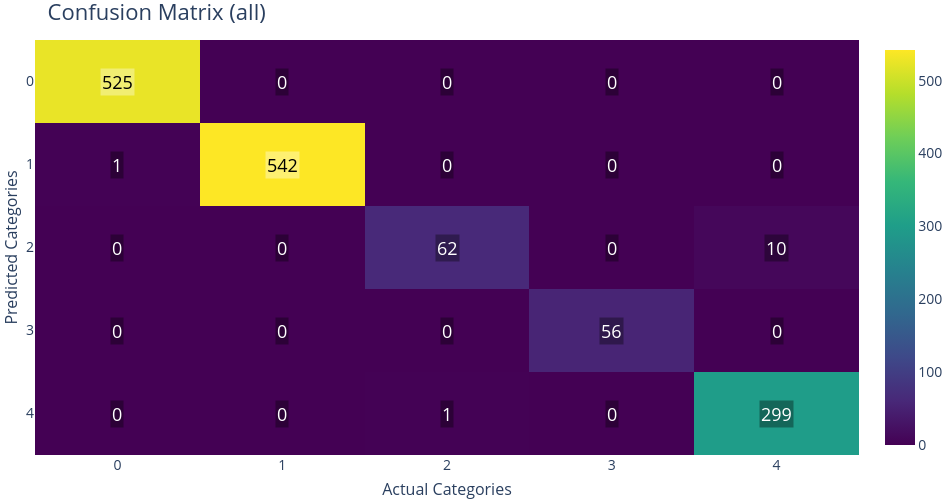

Notebook code for this chart:
### Markdown cell above
### For the whole dataset

### Code cell
fig_cm = pyg.PlotConfusionMatrix(split="all")
fig_cm.show()

### Figure 1 — Plotly figure (JSON) as saved in the notebook; plotly's stock layout.template omitted (floating-point values rounded to 4 significant figures)
{"data": [{"colorbar": {"tickfont": {"size": 14}, "title": {"font": {"size": 16}}}, "colorscale": [[0, "rgb(68, 1, 84)"], [0.1111, "rgb(72, 40, 120)"], [0.2222, "rgb(62, 73, 137)"], [0.3333, "rgb(49, 104, 142)"], [0.4444, "rgb(38, 130, 142)"], [0.5556, "rgb(31, 158, 137)"], [0.6667, "rgb(53, 183, 121)"], [0.7778, "rgb(110, 206, 88)"], [0.8889, "rgb(181, 222, 43)"], [1, "rgb(253, 231, 37)"]], "showscale": true, "type": "heatmap", "x": [0, 1, 2, 3, 4], "y": [0, 1, 2, 3, 4], "z": [[525, 0, 0, 0, 0], [1, 542, 0, 0, 0], [0, 0, 62, 0, 10], [0, 0, 0, 56, 0], [0, 0, 1, 0, 299]], "zmax": 542, "zmin": 0}], "layout": {"annotations": [{"bgcolor": "rgba(255,255,255,0.35)", "font": {"color": "black", "size": 18}, "opacity": 1, "showarrow": false, "text": "525", "x": 0, "xref": "x", "y": 0, "yref": "y"}, {"bgcolor": "rgba(0,0,0,0.35)", "font": {"color": "white", "size": 18}, "opacity": 1, "showarrow": false, "text": "0", "x": 1, "xref": "x", "y": 0, "yref": "y"}, {"bgcolor": "rgba(0,0,0,0.35)", "font": {"color": "white", "size": 18}, "opacity": 1, "showarrow": false, "text": "0", "x": 2, "xref": "x", "y": 0, "yref": "y"}, {"bgcolor": "rgba(0,0,0,0.35)", "font": {"color": "white", "size": 18}, "opacity": 1, "showarrow": false, "text": "0", "x": 3, "xref": "x", "y": 0, "yref": "y"}, {"bgcolor": "rgba(0,0,0,0.35)", "font": {"color": "white", "size": 18}, "opacity": 1, "showarrow": false, "text": "0", "x": 4, "xref": "x", "y": 0, "yref": "y"}, {"bgcolor": "rgba(0,0,0,0.35)", "font": {"color": "white", "size": 18}, "opacity": 1, "showarrow": false, "text": "1", "x": 0, "xref": "x", "y": 1, "yref": "y"}, {"bgcolor": "rgba(255,255,255,0.35)", "font": {"color": "black", "size": 18}, "opacity": 1, "showarrow": false, "text": "542", "x": 1, "xref": "x", "y": 1, "yref": "y"}, {"bgcolor": "rgba(0,0,0,0.35)", "font": {"color": "white", "size": 18}, "opacity": 1, "showarrow": false, "text": "0", "x": 2, "xref": "x", "y": 1, "yref": "y"}, {"bgcolor": "rgba(0,0,0,0.35)", "font": {"color": "white", "size": 18}, "opacity": 1, "showarrow": false, "text": "0", "x": 3, "xref": "x", "y": 1, "yref": "y"}, {"bgcolor": "rgba(0,0,0,0.35)", "font": {"color": "white", "size": 18}, "opacity": 1, "showarrow": false, "text": "0", "x": 4, "xref": "x", "y": 1, "yref": "y"}, {"bgcolor": "rgba(0,0,0,0.35)", "font": {"color": "white", "size": 18}, "opacity": 1, "showarrow": false, "text": "0", "x": 0, "xref": "x", "y": 2, "yref": "y"}, {"bgcolor": "rgba(0,0,0,0.35)", "font": {"color": "white", "size": 18}, "opacity": 1, "showarrow": false, "text": "0", "x": 1, "xref": "x", "y": 2, "yref": "y"}, {"bgcolor": "rgba(0,0,0,0.35)", "font": {"color": "white", "size": 18}, "opacity": 1, "showarrow": false, "text": "62", "x": 2, "xref": "x", "y": 2, "yref": "y"}, {"bgcolor": "rgba(0,0,0,0.35)", "font": {"color": "white", "size": 18}, "opacity": 1, "showarrow": false, "text": "0", "x": 3, "xref": "x", "y": 2, "yref": "y"}, {"bgcolor": "rgba(0,0,0,0.35)", "font": {"color": "white", "size": 18}, "opacity": 1, "showarrow": false, "text": "10", "x": 4, "xref": "x", "y": 2, "yref": "y"}, {"bgcolor": "rgba(0,0,0,0.35)", "font": {"color": "white", "size": 18}, "opacity": 1, "showarrow": false, "text": "0", "x": 0, "xref": "x", "y": 3, "yref": "y"}, {"bgcolor": "rgba(0,0,0,0.35)", "font": {"color": "white", "size": 18}, "opacity": 1, "showarrow": false, "text": "0", "x": 1, "xref": "x", "y": 3, "yref": "y"}, {"bgcolor": "rgba(0,0,0,0.35)", "font": {"color": "white", "size": 18}, "opacity": 1, "showarrow": false, "text": "0", "x": 2, "xref": "x", "y": 3, "yref": "y"}, {"bgcolor": "rgba(0,0,0,0.35)", "font": {"color": "white", "size": 18}, "opacity": 1, "showarrow": false, "text": "56", "x": 3, "xref": "x", "y": 3, "yref": "y"}, {"bgcolor": "rgba(0,0,0,0.35)", "font": {"color": "white", "size": 18}, "opacity": 1, "showarrow": false, "text": "0", "x": 4, "xref": "x", "y": 3, "yref": "y"}, {"bgcolor": "rgba(0,0,0,0.35)", "font": {"color": "white", "size": 18}, "opacity": 1, "showarrow": false, "text": "0", "x": 0, "xref": "x", "y": 4, "yref": "y"}, {"bgcolor": "rgba(0,0,0,0.35)", "font": {"color": "white", "size": 18}, "opacity": 1, "showarrow": false, "text": "0", "x": 1, "xref": "x", "y": 4, "yref": "y"}, {"bgcolor": "rgba(0,0,0,0.35)", "font": {"color": "white", "size": 18}, "opacity": 1, "showarrow": false, "text": "1", "x": 2, "xref": "x", "y": 4, "yref": "y"}, {"bgcolor": "rgba(0,0,0,0.35)", "font": {"color": "white", "size": 18}, "opacity": 1, "showarrow": false, "text": "0", "x": 3, "xref": "x", "y": 4, "yref": "y"}, {"bgcolor": "rgba(0,0,0,0.35)", "font": {"color": "white", "size": 18}, "opacity": 1, "showarrow": false, "text": "299", "x": 4, "xref": "x", "y": 4, "yref": "y"}], "font": {"size": 16}, "height": 500, "margin": {"b": 0, "l": 0, "r": 0, "t": 40}, "paper_bgcolor": "RGBA(0,0,0,0)", "plot_bgcolor": "RGBA(0,0,0,0)", "title": {"font": {"size": 22}, "text": "Confusion Matrix (all)"}, "width": 950, "xaxis": {"gridcolor": "rgba(0,0,0,0.08)", "mirror": false, "showgrid": true, "showline": false, "tickangle": 0, "tickfont": {"size": 14}, "tickmode": "array", "ticktext": ["0", "1", "2", "3", "4"], "tickvals": [0, 1, 2, 3, 4], "title": {"font": {"size": 16}, "text": "Actual Categories"}, "zeroline": false}, "yaxis": {"autorange": "reversed", "gridcolor": "rgba(0,0,0,0.08)", "mirror": false, "showgrid": true, "showline": false, "tickfont": {"size": 14}, "tickmode": "array", "ticktext": ["0", "1", "2", "3", "4"], "tickvals": [0, 1, 2, 3, 4], "title": {"font": {"size": 16}, "text": "Predicted Categories"}, "zeroline": false}}}
